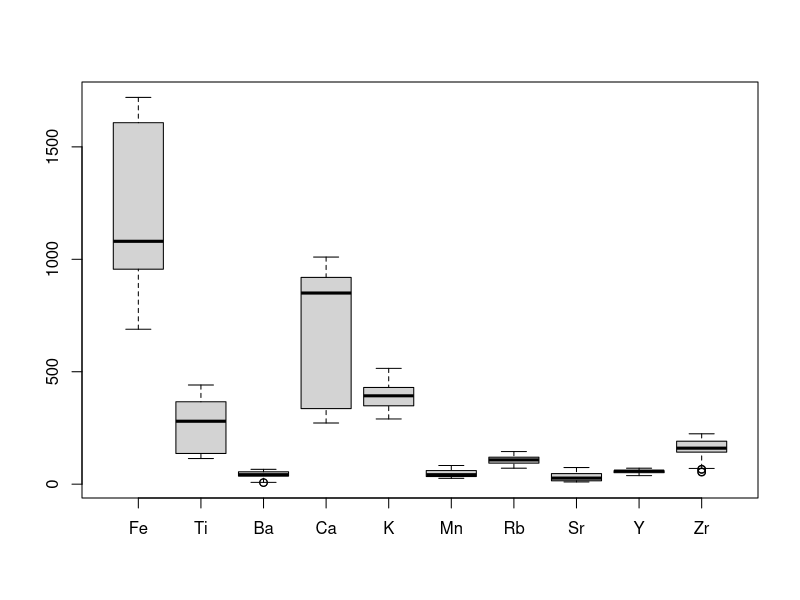
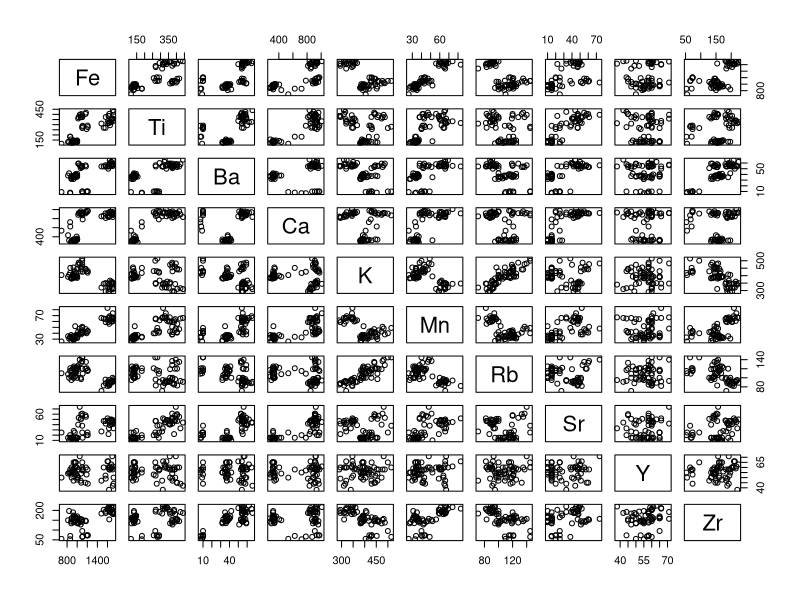
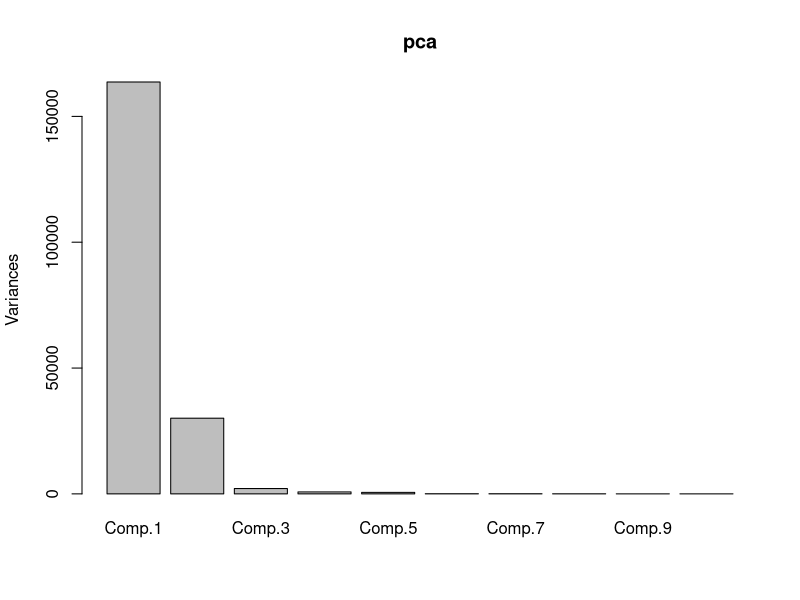

Write R code to recreate these figures, in order. (Note: this script raises an error after producing the figures.)
## ---- chunk 1
library(knitr)
## ---- chunk 2
data<-read.csv("data/arrows.csv")
str(data)
data2<-data

#12 unknowns located last
ukn<-data[64:75,]
data<-data[-(64:75),]

#property information (sampleID, Class, Quarry) in first 3 columns
prop<-data[,1:3]
data<-as.matrix(data[,-(1:3)],ncol=10)
ukn_prop<-ukn[,1:3]
ukn_data<-as.matrix(ukn[,-(1:3)],nrow=12)

par(mfrow=c(1,1))
boxplot(data)
## ---- chunk 3
plot(as.data.frame(data))
## ---- chunk 4
pca<-princomp(data)
plot(pca)
## ---- chunk 5
plot(pca$scores[,1],pca$scores[,2],col=prop[,3])
text(pca$scores[,1],pca$scores[,2],labels=prop[,1],cex=.5,pos=1)
legend("bottomright",col=1:4,pch=1,c("AN", "BL", "K", "SH"),bty='n',y.intersp=.5)

plot(pca$scores[,2],pca$scores[,3],col=prop[,3])
text(pca$scores[,2],pca$scores[,3],labels=prop[,1],cex=.5,pos=1)
legend("bottomright",col=1:4,pch=1,c("AN", "BL", "K", "SH"),bty='n',y.intersp=.5)
## ---- chunk 6
par(mfrow=c(1,2))
plot(pca$loadings[,1],pca$loadings[,2], xlab="PC1 - 82.9%", ylab="PC2 - 15.2%")
text(pca$loadings[,1],pca$loadings[,2],labels=colnames(data))
abline(h=0,v=0)

plot(pca$loadings[,2],pca$loadings[,3], xlab="PC1 - 82.9%", ylab="PC3 - 1.01%")
text(pca$loadings[,2],pca$loadings[,3],labels=colnames(data))
abline(h=0,v=0)
## ---- chunk 7
data_a<-scale(data)
center<-attributes(data_a)[[3]]
scale<-attributes(data_a)[[4]]
pcaa<-princomp(data_a)
par(mfrow=c(1,1))
plot(pcaa)
## ---- chunk 8
plot(pcaa$scores[,1],pcaa$scores[,2],col=prop[,3])
text(pcaa$scores[,1],pcaa$scores[,2],labels=prop[,1],cex=.5,pos=1)
legend("bottomleft",col=1:4,pch=1,c("AN", "BL", "K", "SH"),bty='n',y.intersp=.5)
## ---- chunk 9
#autoscaled data
label<-prop[,3]
label<-as.character(label)
hc1<-hclust(dist(data_a),"ward.D")
plot(hc1,labels=prop[,1],cex=.8)
## ---- chunk 10
test<-scale(data%*%pca$loadings,scale=F)
ukn_pca<-ukn_data%*%pca$loadings
ukn_pca<-scale(ukn_pca,center=attributes(test)$'scaled:center',scale=F)

plot(pca$scores[,1],pca$scores[,2],col=prop[,3],xlim=c(-600,600),ylim=c(-370,200))
points(ukn_pca[,1],ukn_pca[,2],col=5,pch=17)
text(pca$scores[,1],pca$scores[,2],labels=prop[,1],cex=.5,pos=1)
text(ukn_pca[,1],ukn_pca[,2],pch=17, labels=ukn_prop[,1],cex=.5,pos=1)
legend("right",col=1:5,pch=c(1,1,1,1,17),c("AN", "BL", "K", "SH","unknown"),bty='n',y.intersp=.5)

plot(pca$scores[,2],pca$scores[,3],col=prop[,3],xlim=c(-370,200),ylim=c(-125,100))
points(ukn_pca[,2],ukn_pca[,3],col=5,pch=17)
text(pca$scores[,2],pca$scores[,3],labels=prop[,1],cex=.5,pos=1)
text(ukn_pca[,2],ukn_pca[,3],pch=17, labels=ukn_prop[,1],cex=.5,pos=1)
legend("left",col=1:5,pch=c(1,1,1,1,17),c("AN", "BL", "K", "SH","unknown"),bty='n',y.intersp=.5)
## ---- chunk 11
assignpca<-c("BL","K","K","BL","BL","BL","BL","SH","SH","SH","SH","SH")
## ---- chunk 12
ukn_data_a<-scale(ukn_data,center,scale)
ukn_pcaa<-ukn_data_a%*%pcaa$loadings
plot(pcaa$scores[,1],pcaa$scores[,2],col=prop[,3],ylim=c(-4,2.5))
points(ukn_pcaa[,1],ukn_pcaa[,2],col=5,pch=17)
text(pcaa$scores[,1],pcaa$scores[,2],labels=prop[,1],cex=.5,pos=1)
text(ukn_pcaa[,1],ukn_pcaa[,2],labels=ukn_prop[,1],cex=.5,pos=1)
legend("bottomleft",col=1:5,pch=c(1,1,1,1,17),c("AN", "BL", "K", "SH","unknown"),bty='n',y.intersp=.5)
ukn_data_a<-scale(ukn_data,center,scale)
ukn_pcaa<-ukn_data_a%*%pcaa$loadings
plot(pcaa$scores[,2],pcaa$scores[,3],col=prop[,3],ylim=c(-4,2.5))
points(ukn_pcaa[,2],ukn_pcaa[,3],col=5,pch=17)
text(pcaa$scores[,2],pcaa$scores[,3],labels=prop[,1],cex=.5,pos=1)
text(ukn_pcaa[,2],ukn_pcaa[,3],labels=ukn_prop[,1],cex=.5,pos=1)
legend("bottomleft",col=1:5,pch=c(1,1,1,1,17),c("AN", "BL", "K", "SH","unknown"),bty='n',y.intersp=.5)
## ---- chunk 13
assignpcaa<-c("u","K","u","u","BL","BL","BL","SH","SH","SH","SH","SH")
## ---- chunk 14
data3<-rbind(data,ukn_data)
data3<-scale(data3,center,scale)
prop3<-rbind(prop,ukn_prop)
h2<-hclust(dist(data3),"ward.D")
plot(h2, label=prop3[,1],cex=.8)
## ---- chunk 15
assignhc<-c("SH","K","K","K","BL","BL","BL","SH","SH","SH","SH","SH")
assign<-cbind(1:12,assignpca,assignpcaa,assignhc)
colnames(assign)<-c("Sample ","PCA ","Auto-scaled_PCA ","Hierarchical_clustering ")
kable(assign,"html")
